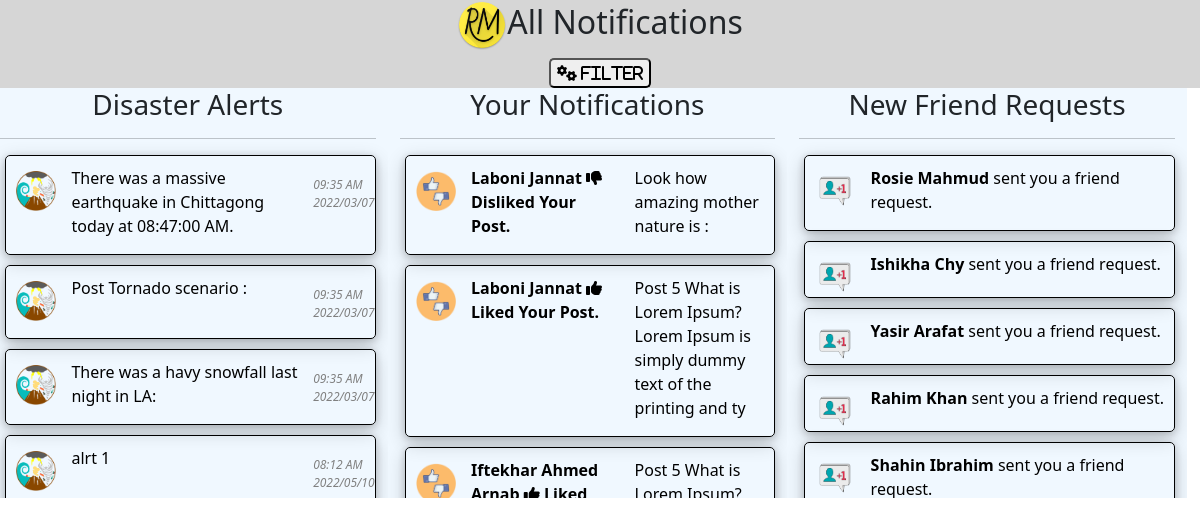
The page /notice/index.php (signed in) on the database its author committed.
### tables this page shows
CREATE TABLE `posts` (
  `id` int(11) NOT NULL,
  `authorid` int(11) NOT NULL,
  `title` varchar(250) NOT NULL,
  `content` text NOT NULL,
  `time` varchar(100) DEFAULT NULL,
  `category` varchar(50) DEFAULT NULL,
  `media_link` varchar(500) DEFAULT NULL,
  `upvotes` int(11) DEFAULT 0,
  `downvotes` int(11) DEFAULT 0,
  `privacy` varchar(10) DEFAULT NULL,
  `authorname` varchar(200) DEFAULT NULL,
  `shared` varchar(20) DEFAULT NULL,
  `shared_authorid` int(11) DEFAULT NULL,
  `shared_pid` int(11) DEFAULT NULL,
  `report` varchar(100) DEFAULT NULL
);

CREATE TABLE `votes` (
  `id` int(11) NOT NULL,
  `post_id` int(11) DEFAULT NULL,
  `user_id` int(11) DEFAULT NULL,
  `stat` varchar(10) DEFAULT NULL
);

CREATE TABLE `users` (
  `fname` varchar(150) DEFAULT NULL,
  `lname` varchar(150) DEFAULT NULL,
  `uname` varchar(150) DEFAULT NULL,
  `email` varchar(150) DEFAULT NULL,
  `phone` varchar(150) DEFAULT NULL,
  `job` varchar(150) DEFAULT NULL,
  `about` varchar(500) DEFAULT NULL,
  `pass` varchar(150) DEFAULT NULL,
  `id` int(11) NOT NULL,
  `verified` varchar(20) DEFAULT NULL,
  `flag` int(11) DEFAULT 0,
  `content_count` int(11) DEFAULT 0,
  `pro_pic` varchar(500) DEFAULT NULL,
  `temp_id` varchar(50) DEFAULT NULL,
  `date_of_birth` varchar(100) DEFAULT NULL,
  `religion` varchar(100) DEFAULT NULL,
  `language` varchar(100) DEFAULT NULL,
  `relation` varchar(100) DEFAULT NULL,
  `blood` varchar(100) DEFAULT NULL,
  `nation` varchar(100) DEFAULT NULL,
  `address` varchar(100) DEFAULT NULL,
  `gender` varchar(50) DEFAULT NULL,
  `politics` varchar(50) DEFAULT NULL,
  `sports` varchar(400) DEFAULT NULL,
  `hobby` varchar(400) DEFAULT NULL,
  `temp_id2` varchar(50) DEFAULT NULL,
  `status` varchar(50) DEFAULT NULL,
  `s_verified` varchar(50) DEFAULT NULL
);

CREATE TABLE `friend_list` (
  `id` int(11) NOT NULL,
  `sid` int(11) NOT NULL,
  `rid` int(11) NOT NULL,
  `stat` varchar(50) DEFAULT NULL
);

### notice/notification_collector.php (the view, shortened to what this page needs)
<?php
class notice_bucket
{
    function alert_posts($limit, $uid)
    {
        include('../include/connection.php');
        $sql = "SELECT * FROM posts WHERE category = 'alert' LIMIT $limit";
        $res = mysqli_query($con, $sql);
        while ($row = mysqli_fetch_assoc($res)) {
            $content = $row['content'];
            $content = substr($content, 0, 85);
            $link = '../view_post.php?pid=' . $row['id'];
            $datetime = $row['time'];
            $time = substr($datetime, 0, 8);
            $date = substr($datetime, 9, 40);
            echo '<div class="notice-box">
                    <a href="' . $link . '" style="text-decoration: none; color: black;">
                        <div class="row">
                            <div class="col-2">
                                <img style="margin-left: 10px; margin-top: 5px;" src="../files/logo/alert.png" height="40px" width="40px">
                            </div>
                        <div class="col-8">
                            <p>
                                ' . $content . '
                            </p>
                        </div>
                            <div class="col-2">
                                <p style="margin-left: -20px; font-style: italic; font-size: 12px; margin-top: 10px; color: gray;">' . $time . '
                                ' . $date . '</p>
                            </div>
                        </div>
                    </a>
                </div>';
        }
    }
    function get_name($id)
    {
        include('../include/connection.php');
        $name = "No Name Found";
        $sql = "SELECT * FROM users WHERE id = '$id'";
        $res = mysqli_query($con, $sql);
        while ($row = mysqli_fetch_assoc($res)) {
            $name = $row['fname'] . " " . $row['lname'];
        }
        return $name;
    }
    function check_post_ownership($pid, $uid)
    {
        include('../include/connection.php');
        $sql = "SELECT * FROM posts WHERE id = '$pid' AND authorid = '$uid'";
        $res = mysqli_query($con, $sql);
        $count = mysqli_num_rows($res);
        if ($count > 0) {
            return true;
        }
        return false;
    }
    function get_post_content($pid, $uid)
    {
        include('../include/connection.php');
        $content = "No Content";
        $sql = "SELECT * FROM posts WHERE id = '$pid' AND authorid = '$uid'";
        $res = mysqli_query($con, $sql);
        while ($row = mysqli_fetch_assoc($res)) {
            $content = $row['content'];
        }
        return $content;
    }
    function got_likes($limit, $uid)
    {
        include('../include/connection.php');
        $sql = "SELECT * FROM votes ORDER BY id DESC";
        $res = mysqli_query($con, $sql);
        $count = 0;
        while ($row = mysqli_fetch_assoc($res)) {
            $pid = $row['post_id'];
            if ($this->check_post_ownership($pid, $uid)) {
                $content = $this->get_post_content($pid, $uid);
                $content = substr($content, 0, 85);
                $name = $this->get_name($row['user_id']);
                $link = '../view_post.php?pid=' . $row['post_id'];
                $like_msg = "";
                if ($row['stat'] == 'u') {
                    $like_msg = ' <i class="fas fa-thumbs-up"></i> Liked';
                } else {
                    $like_msg = ' <i class="fas fa-thumbs-down"></i> Disliked';
                }
                echo '<div class="notice-box">
                    <a href="' . $link . '" style="text-decoration: none; color: black;">
                        <div class="row">
                            <div class="col-2">
                                <img style="margin-left: 10px; margin-top: 5px;" src="../files/logo/like.png" height="40px" width="40px">
                            </div>
                            <div class="col-5">
                                <p><strong>
                                ' . $name . ' ' . $like_msg . ' Your Post.
                                </strong></p>
                            </div>
                            <div class="col-5">
                                <p>
                                ' . $content . '
                                </p>
                            </div>
                        </div>
                    </a>
                </div>';
                $count = $count + 1;
            }
            if ($count == $limit) {
                break;
            }
        }
    }
    function got_friend_req($limit, $uid)
    {
        include('../include/connection.php');
        $sql = "SELECT * FROM friend_list WHERE rid = '$uid' AND stat = 'r' ORDER BY id DESC";
        $res = mysqli_query($con, $sql);
        $count = 0;
        while ($row = mysqli_fetch_assoc($res)) {
            $name = $this->get_name($row['sid']);
            $link = '../view_user.php?uid=' . $row['sid'];
            echo '<div class="notice-box">
                    <a href="' . $link . '" style="text-decoration: none; color: black;">
                        <div class="row">
                            <div class="col-2">
                                <img style="margin-left: 10px; margin-top: 5px;" src="../files/logo/freq.png" height="40px" width="40px">
                            </div>
                            <div class="col-10">
                                <p><strong>
                                ' . $name . '</strong> sent you a friend request.
                                </p>
                            </div>
                        </div>
                    </a>
                </div>';
            $count = $count + 1;
            if ($count == $limit) {
                break;
            }
        }
    }
}

### css/style.css (style rules this page uses)
:root { --transition-speed: 600ms; }
* { scrollbar-width: thin; scrollbar-color: #3d3f28 #faffaf; }
.notice-box { margin-left: 5px; border-radius: 5px; border: 1px solid black; padding-top: 10px; margin-bottom: 10px; box-shadow: 0 2px 8px rgba(0, 0, 0, 0.2), 0 6px 20px 0 rgba(0, 0, 0, 0.19); }

### rows shown on the page
posts: content "There was a massive earthquake in Chittagong today at 08:47:00 AM.", time "09:35 AM", time "2022/03/07"
posts: content "Post Tornado scenario :", time "09:35 AM", time "2022/03/07"
posts: content "There was a havy snowfall last night in LA:", time "09:35 AM", time "2022/03/07"
posts: content "alrt 1", time "08:12 AM", time "2022/05/10"
votes: user.lname "Laboni Jannat", stat "d" (drawn), post.content "Look how amazing mother nature is :"
votes: user.lname "Laboni Jannat", stat "u" (drawn), post.content "Post 5 What is Lorem Ipsum? Lorem Ipsum is simply dummy text of the printing and ty"
votes: user.lname "Iftekhar Ahmed…", stat "u" (drawn), post.content "Post 5 What is…"
friend_list: sid.lname "Rosie Mahmud"
friend_list: sid.lname "Ishikha Chy"
friend_list: sid.lname "Yasir Arafat"
friend_list: sid.lname "Rahim Khan"
friend_list: sid.lname "Shahin Ibrahim"
